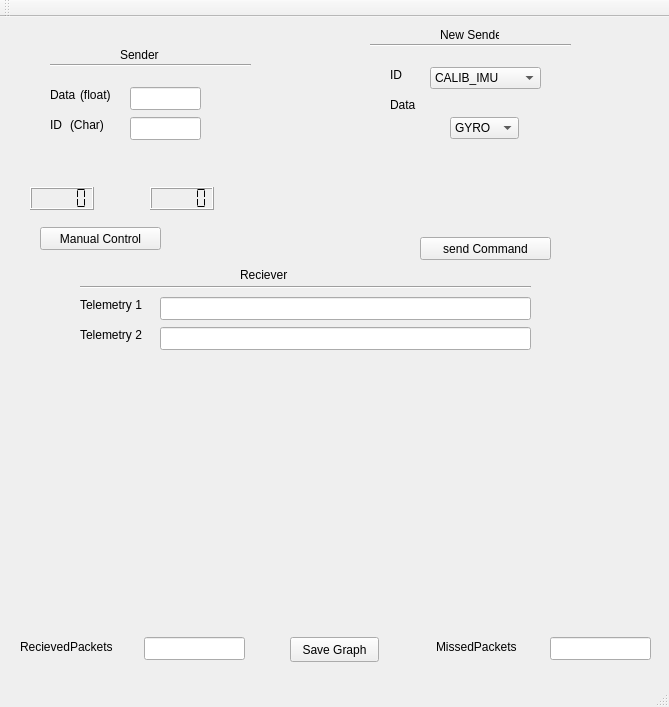
<?xml version="1.0" encoding="UTF-8"?>
<ui version="4.0">
 <class>MainWindow</class>
 <widget class="QMainWindow" name="MainWindow">
  <property name="geometry">
   <rect>
    <x>0</x>
    <y>0</y>
    <width>669</width>
    <height>707</height>
   </rect>
  </property>
  <property name="windowTitle">
   <string>MainWindow</string>
  </property>
  <widget class="QWidget" name="centralWidget">
   <widget class="QPushButton" name="pb">
    <property name="geometry">
     <rect>
      <x>420</x>
      <y>220</y>
      <width>131</width>
      <height>23</height>
     </rect>
    </property>
    <property name="text">
     <string>send Command</string>
    </property>
   </widget>
   <widget class="QLineEdit" name="telemetry1">
    <property name="geometry">
     <rect>
      <x>160</x>
      <y>280</y>
      <width>371</width>
      <height>23</height>
     </rect>
    </property>
   </widget>
   <widget class="QLineEdit" name="telemetry2">
    <property name="geometry">
     <rect>
      <x>160</x>
      <y>310</y>
      <width>371</width>
      <height>23</height>
     </rect>
    </property>
   </widget>
   <widget class="QLineEdit" name="data">
    <property name="geometry">
     <rect>
      <x>130</x>
      <y>70</y>
      <width>71</width>
      <height>23</height>
     </rect>
    </property>
   </widget>
   <widget class="QLabel" name="label">
    <property name="geometry">
     <rect>
      <x>80</x>
      <y>280</y>
      <width>71</width>
      <height>16</height>
     </rect>
    </property>
    <property name="text">
     <string>Telemetry 1</string>
    </property>
   </widget>
   <widget class="QLabel" name="label_2">
    <property name="geometry">
     <rect>
      <x>80</x>
      <y>310</y>
      <width>71</width>
      <height>16</height>
     </rect>
    </property>
    <property name="text">
     <string>Telemetry 2</string>
    </property>
   </widget>
   <widget class="QLineEdit" name="id">
    <property name="geometry">
     <rect>
      <x>130</x>
      <y>100</y>
      <width>71</width>
      <height>23</height>
     </rect>
    </property>
   </widget>
   <widget class="QLabel" name="label_3">
    <property name="geometry">
     <rect>
      <x>50</x>
      <y>100</y>
      <width>16</width>
      <height>16</height>
     </rect>
    </property>
    <property name="text">
     <string>ID</string>
    </property>
   </widget>
   <widget class="QLabel" name="label_4">
    <property name="geometry">
     <rect>
      <x>50</x>
      <y>70</y>
      <width>31</width>
      <height>16</height>
     </rect>
    </property>
    <property name="text">
     <string>Data</string>
    </property>
   </widget>
   <widget class="QLabel" name="label_5">
    <property name="geometry">
     <rect>
      <x>80</x>
      <y>70</y>
      <width>41</width>
      <height>16</height>
     </rect>
    </property>
    <property name="text">
     <string>(float)</string>
    </property>
   </widget>
   <widget class="QLabel" name="label_6">
    <property name="geometry">
     <rect>
      <x>70</x>
      <y>100</y>
      <width>41</width>
      <height>16</height>
     </rect>
    </property>
    <property name="text">
     <string>(Char)</string>
    </property>
   </widget>
   <widget class="QLabel" name="label_7">
    <property name="geometry">
     <rect>
      <x>120</x>
      <y>30</y>
      <width>59</width>
      <height>15</height>
     </rect>
    </property>
    <property name="text">
     <string>Sender</string>
    </property>
   </widget>
   <widget class="QLabel" name="label_8">
    <property name="geometry">
     <rect>
      <x>240</x>
      <y>250</y>
      <width>59</width>
      <height>15</height>
     </rect>
    </property>
    <property name="text">
     <string>Reciever</string>
    </property>
   </widget>
   <widget class="Line" name="line">
    <property name="geometry">
     <rect>
      <x>50</x>
      <y>40</y>
      <width>201</width>
      <height>16</height>
     </rect>
    </property>
    <property name="orientation">
     <enum>Qt::Horizontal</enum>
    </property>
   </widget>
   <widget class="Line" name="line_2">
    <property name="geometry">
     <rect>
      <x>80</x>
      <y>260</y>
      <width>451</width>
      <height>20</height>
     </rect>
    </property>
    <property name="orientation">
     <enum>Qt::Horizontal</enum>
    </property>
   </widget>
   <widget class="QCustomPlot" name="graph_temp" native="true">
    <property name="geometry">
     <rect>
      <x>90</x>
      <y>340</y>
      <width>501</width>
      <height>261</height>
     </rect>
    </property>
   </widget>
   <widget class="QPushButton" name="saveGraph">
    <property name="geometry">
     <rect>
      <x>290</x>
      <y>620</y>
      <width>89</width>
      <height>25</height>
     </rect>
    </property>
    <property name="text">
     <string>Save Graph</string>
    </property>
   </widget>
   <widget class="QLineEdit" name="missedPackets">
    <property name="geometry">
     <rect>
      <x>550</x>
      <y>620</y>
      <width>101</width>
      <height>23</height>
     </rect>
    </property>
   </widget>
   <widget class="QLabel" name="missedPacketsLabel">
    <property name="geometry">
     <rect>
      <x>436</x>
      <y>620</y>
      <width>101</width>
      <height>20</height>
     </rect>
    </property>
    <property name="text">
     <string>MissedPackets</string>
    </property>
   </widget>
   <widget class="QLabel" name="missedPacketsLabel_2">
    <property name="geometry">
     <rect>
      <x>20</x>
      <y>620</y>
      <width>121</width>
      <height>20</height>
     </rect>
    </property>
    <property name="text">
     <string>RecievedPackets</string>
    </property>
   </widget>
   <widget class="QLineEdit" name="RecievedPackets">
    <property name="geometry">
     <rect>
      <x>144</x>
      <y>620</y>
      <width>101</width>
      <height>23</height>
     </rect>
    </property>
   </widget>
   <widget class="QLabel" name="label_9">
    <property name="geometry">
     <rect>
      <x>390</x>
      <y>50</y>
      <width>16</width>
      <height>16</height>
     </rect>
    </property>
    <property name="text">
     <string>ID</string>
    </property>
   </widget>
   <widget class="Line" name="line_3">
    <property name="geometry">
     <rect>
      <x>370</x>
      <y>20</y>
      <width>201</width>
      <height>16</height>
     </rect>
    </property>
    <property name="orientation">
     <enum>Qt::Horizontal</enum>
    </property>
   </widget>
   <widget class="QLabel" name="label_12">
    <property name="geometry">
     <rect>
      <x>390</x>
      <y>80</y>
      <width>31</width>
      <height>16</height>
     </rect>
    </property>
    <property name="text">
     <string>Data</string>
    </property>
   </widget>
   <widget class="QLabel" name="label_13">
    <property name="geometry">
     <rect>
      <x>440</x>
      <y>10</y>
      <width>59</width>
      <height>15</height>
     </rect>
    </property>
    <property name="text">
     <string>New Sender</string>
    </property>
   </widget>
   <widget class="QComboBox" name="comboTC">
    <property name="geometry">
     <rect>
      <x>430</x>
      <y>50</y>
      <width>111</width>
      <height>22</height>
     </rect>
    </property>
    <item>
     <property name="text">
      <string>CALIB_IMU</string>
     </property>
    </item>
    <item>
     <property name="text">
      <string>SEND_POSE</string>
     </property>
    </item>
   </widget>
   <widget class="QStackedWidget" name="stackedTCData">
    <property name="geometry">
     <rect>
      <x>430</x>
      <y>80</y>
      <width>201</width>
      <height>91</height>
     </rect>
    </property>
    <property name="currentIndex">
     <number>0</number>
    </property>
    <widget class="QWidget" name="pageCalIMU">
     <widget class="QComboBox" name="comboIMUcal">
      <property name="geometry">
       <rect>
        <x>20</x>
        <y>20</y>
        <width>69</width>
        <height>22</height>
       </rect>
      </property>
      <item>
       <property name="text">
        <string>GYRO</string>
       </property>
      </item>
      <item>
       <property name="text">
        <string>ACC</string>
       </property>
      </item>
      <item>
       <property name="text">
        <string>MAG</string>
       </property>
      </item>
     </widget>
    </widget>
    <widget class="QWidget" name="pageSendPos">
     <widget class="QDoubleSpinBox" name="posX">
      <property name="geometry">
       <rect>
        <x>30</x>
        <y>0</y>
        <width>62</width>
        <height>22</height>
       </rect>
      </property>
     </widget>
     <widget class="QDoubleSpinBox" name="posY">
      <property name="geometry">
       <rect>
        <x>30</x>
        <y>30</y>
        <width>62</width>
        <height>22</height>
       </rect>
      </property>
     </widget>
     <widget class="QDoubleSpinBox" name="posZ">
      <property name="geometry">
       <rect>
        <x>30</x>
        <y>60</y>
        <width>62</width>
        <height>22</height>
       </rect>
      </property>
     </widget>
     <widget class="QLabel" name="label_10">
      <property name="geometry">
       <rect>
        <x>10</x>
        <y>0</y>
        <width>16</width>
        <height>16</height>
       </rect>
      </property>
      <property name="text">
       <string>x</string>
      </property>
     </widget>
     <widget class="QLabel" name="label_11">
      <property name="geometry">
       <rect>
        <x>10</x>
        <y>30</y>
        <width>16</width>
        <height>16</height>
       </rect>
      </property>
      <property name="text">
       <string>y</string>
      </property>
     </widget>
     <widget class="QLabel" name="label_14">
      <property name="geometry">
       <rect>
        <x>10</x>
        <y>60</y>
        <width>16</width>
        <height>16</height>
       </rect>
      </property>
      <property name="text">
       <string>z</string>
      </property>
     </widget>
     <widget class="QDoubleSpinBox" name="posPitch">
      <property name="geometry">
       <rect>
        <x>130</x>
        <y>30</y>
        <width>62</width>
        <height>22</height>
       </rect>
      </property>
     </widget>
     <widget class="QDoubleSpinBox" name="posRoll">
      <property name="geometry">
       <rect>
        <x>130</x>
        <y>0</y>
        <width>62</width>
        <height>22</height>
       </rect>
      </property>
     </widget>
     <widget class="QLabel" name="label_16">
      <property name="geometry">
       <rect>
        <x>100</x>
        <y>60</y>
        <width>31</width>
        <height>16</height>
       </rect>
      </property>
      <property name="text">
       <string>yaw</string>
      </property>
     </widget>
     <widget class="QLabel" name="label_17">
      <property name="geometry">
       <rect>
        <x>100</x>
        <y>30</y>
        <width>31</width>
        <height>16</height>
       </rect>
      </property>
      <property name="text">
       <string>pitch</string>
      </property>
     </widget>
     <widget class="QLabel" name="label_15">
      <property name="geometry">
       <rect>
        <x>100</x>
        <y>0</y>
        <width>31</width>
        <height>16</height>
       </rect>
      </property>
      <property name="text">
       <string>roll</string>
      </property>
     </widget>
     <widget class="QDoubleSpinBox" name="posYaw">
      <property name="geometry">
       <rect>
        <x>130</x>
        <y>60</y>
        <width>62</width>
        <height>22</height>
       </rect>
      </property>
     </widget>
    </widget>
   </widget>
   <widget class="QLCDNumber" name="lcdVoltage">
    <property name="geometry">
     <rect>
      <x>30</x>
      <y>170</y>
      <width>64</width>
      <height>23</height>
     </rect>
    </property>
    <property name="lineWidth">
     <number>1</number>
    </property>
    <property name="segmentStyle">
     <enum>QLCDNumber::Flat</enum>
    </property>
   </widget>
   <widget class="QLCDNumber" name="lcdCurrent">
    <property name="geometry">
     <rect>
      <x>150</x>
      <y>170</y>
      <width>64</width>
      <height>23</height>
     </rect>
    </property>
    <property name="segmentStyle">
     <enum>QLCDNumber::Flat</enum>
    </property>
   </widget>
   <widget class="QPushButton" name="pbManualControl">
    <property name="geometry">
     <rect>
      <x>40</x>
      <y>210</y>
      <width>121</width>
      <height>23</height>
     </rect>
    </property>
    <property name="text">
     <string>Manual Control</string>
    </property>
   </widget>
  </widget>
  <widget class="QMenuBar" name="menuBar">
   <property name="geometry">
    <rect>
     <x>0</x>
     <y>0</y>
     <width>669</width>
     <height>21</height>
    </rect>
   </property>
  </widget>
  <widget class="QToolBar" name="mainToolBar">
   <attribute name="toolBarArea">
    <enum>TopToolBarArea</enum>
   </attribute>
   <attribute name="toolBarBreak">
    <bool>false</bool>
   </attribute>
  </widget>
  <widget class="QStatusBar" name="statusBar"/>
 </widget>
 <layoutdefault spacing="6" margin="11"/>
 <customwidgets>
  <customwidget>
   <class>QCustomPlot</class>
   <extends>QWidget</extends>
   <header>qcustomplot.h</header>
   <container>1</container>
  </customwidget>
 </customwidgets>
 <resources/>
 <connections/>
</ui>
